Frame 1 (no input): blank canvas, image omitted
Frame 60 (the mouse pressed at the canvas centre just before this capture): blank canvas, image omitted
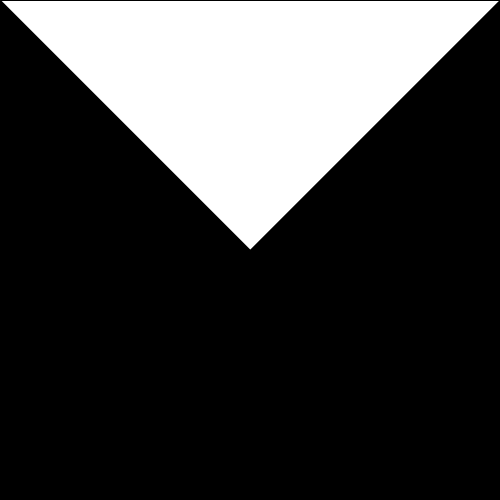
Frame 120 (the mouse held since frame 60 and released just before this capture)

The Processing sketch whose frames 1 and 60 were blank and that drew this single picture after the mouse press (run headless with seeded random() and noise(); from frame 60 on, the mouse is pressed at the canvas centre):

// Processing sketch: tarea_2
// ── tarea_2.pde
void setup(){
size(500,500);

}


void draw(){

  background(0);
  fill(255);
  triangle(0,0, width, 0, mouseX, mouseY);

}
